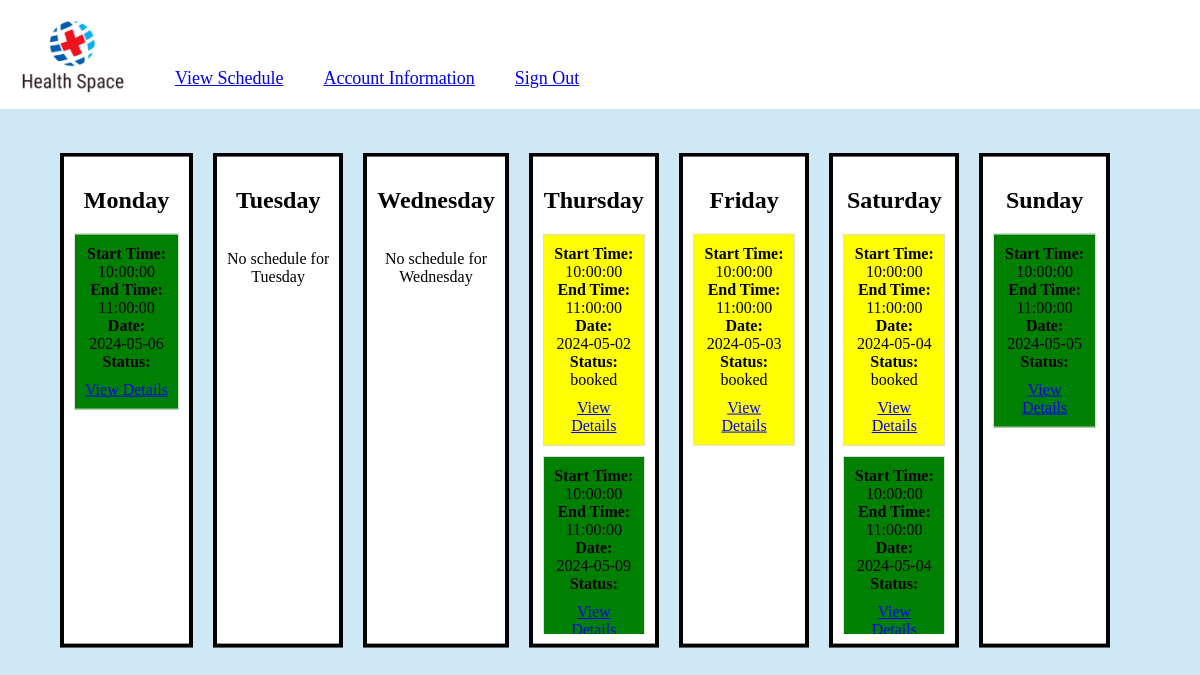
Screenshot of /StaffPHP/viewSchedule.php (signed in) with the database file from the repository.
### tables this page shows
CREATE TABLE `appointment` (
  `appointment_id` int(11) NOT NULL,
  `staff_id` int(11) DEFAULT NULL,
  `day_of_week` date NOT NULL,
  `start_time` time NOT NULL,
  `end_time` time NOT NULL,
  `appointment_status` text DEFAULT NULL,
  `during_appointment` text NOT NULL,
  `check_in_status` text NOT NULL
);

### StaffPHP/viewSchedule.php (the view, shortened to what this page needs)
<?php
include("../Include/staffHeader.php");
include("../Include/db_connection.php");
$staff_id = $_SESSION['staff_id'];
$sql = "SELECT * FROM appointment WHERE staff_id = $staff_id";
$result = $conn->query($sql);
$scheduleByDay = array();
while ($row = $result->fetch_assoc()) {
    $dayOfWeek = date('l', strtotime($row['day_of_week']));
    $scheduleByDay[$dayOfWeek][] = $row;
}
$daysOfWeek = array('Monday', 'Tuesday', 'Wednesday', 'Thursday', 'Friday', 'Saturday', 'Sunday');
?>
<!DOCTYPE html>
<html lang="en">
<head>
<link rel ="stylesheet" href="../CSS/style.css">
</head>
<body>
<h2>Timetable</h2>
<div class="schedule-grid">
    <?php
    foreach ($daysOfWeek as $day) {
        echo "<div class='schedule-day'>";
        echo "<h2>$day</h2>";
        echo "<div class='schedule-items'>";
        if (!empty($scheduleByDay[$day])) {
            foreach ($scheduleByDay[$day] as $scheduleItem) {
                $statusClass = ($scheduleItem['appointment_status'] == 'booked') ? 'booked' : 'available';
                echo "<div class='schedule-item $statusClass'>";
                echo "<strong>Start Time:</strong> " . $scheduleItem["start_time"] . "<br>";
                echo "<strong>End Time:</strong> " . $scheduleItem["end_time"] . "<br>";
                echo "<strong>Date:</strong> " . $scheduleItem["day_of_week"] . "<br>";
                echo "<strong>Status:</strong> " . $scheduleItem["appointment_status"];
                echo "<a href='appointmentReport.php?appointment_id=" . $scheduleItem["appointment_id"] . "'>View Details</a>";
                echo "</div>";
            }
        } else {
            echo "<p>No schedule for $day</p>";
        }
        echo "</div>";
        echo "</div>";
    }
    ?>
</div>
</body>
</html>

### CSS/style.css (style rules this page uses)
body { background-color: #b0daef9d; margin-bottom: 50px; }
.schedule-grid { display: grid; grid-template-columns: auto repeat(7, 1fr); grid-gap: 20px; border-collapse: collapse; width: 100%; position: fixed; top: 50%; left: 55%; transform: translate(-50%, -50%); }
.schedule-day { border: 4px solid black; background-color: white; padding: 10px; text-align: center; }
.schedule-items { margin-top: 10px; max-height: 400px; overflow-y: auto; }
.schedule-item { border: 1px solid #ddd; padding: 10px; margin-bottom: 10px; }
.schedule-item strong { display: block; }
.schedule-item a { display: block; text-align: center; margin-top: 10px; }
.available { background-color: green; }
.booked { background-color: yellow; }
h2 { text-align: center; }

### rows the page displays
appointment: start_time "10:00:00", end_time "11:00:00", day_of_week "2024-05-06"
appointment: start_time "10:00:00", end_time "11:00:00", day_of_week "2024-05-02", appointment_status "booked"
appointment: start_time "10:00:00", end_time "11:00:00", day_of_week "2024-05-09"
appointment: start_time "10:00:00", end_time "11:00:00", day_of_week "2024-05-03", appointment_status "booked"
appointment: start_time "10:00:00", end_time "11:00:00", day_of_week "2024-05-04", appointment_status "booked"
appointment: start_time "10:00:00", end_time "11:00:00", day_of_week "2024-05-04"
appointment: start_time "10:00:00", end_time "11:00:00", day_of_week "2024-05-05"

### other values shown
$day "Monday"
$day "Tuesday"
$day "Wednesday"
$day "Thursday"
$day "Friday"
$day "Saturday"
$day "Sunday"
